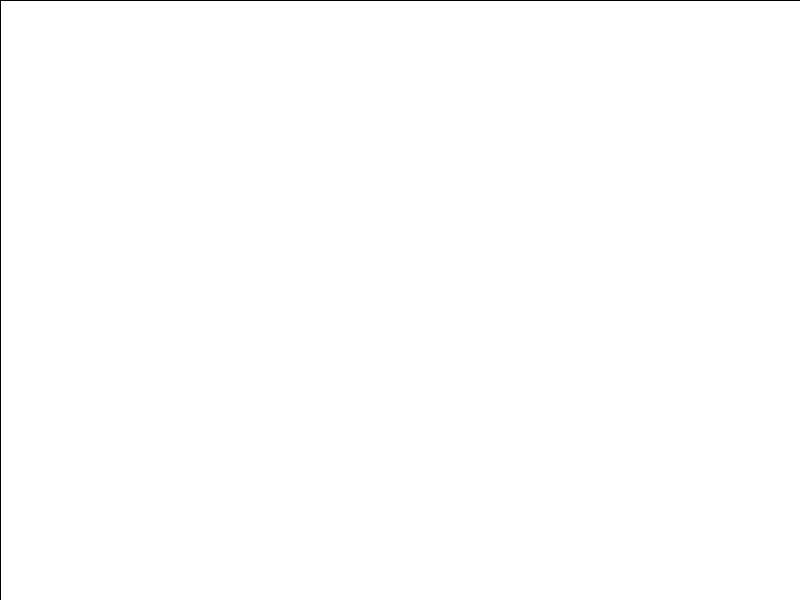
Frame 1 (no input)
Frame 60 (the mouse pressed at the canvas centre just before this capture): identical to frame 1, image omitted
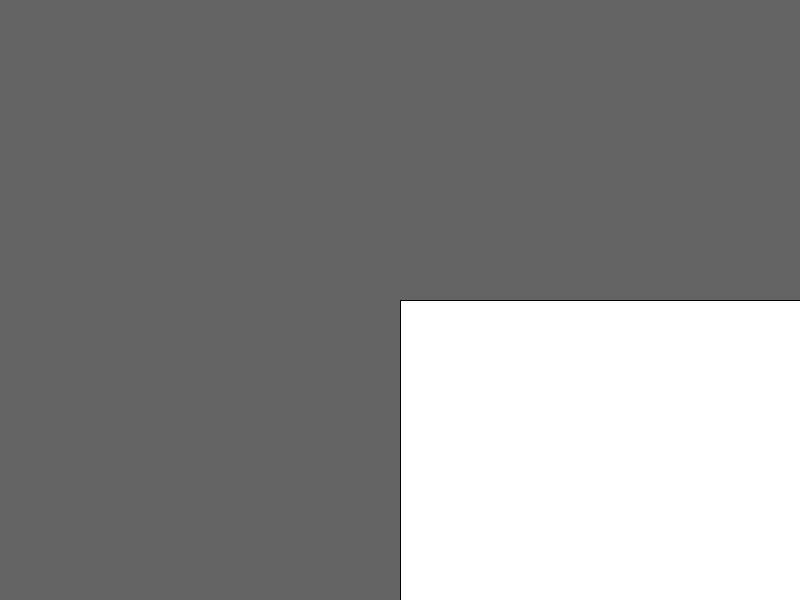
Frame 120 (the mouse held since frame 60 and released just before this capture)

The Processing sketch that drew these frames (run headless with seeded random() and noise(); from frame 60 on, the mouse is pressed at the canvas centre):

// Processing sketch: Proyecto_tarea_clase_3
// ── Proyecto_tarea_clase_3.pde
int d = 50;
void setup(){
  size(800,600);
}

void draw(){
  if(mousePressed){
  background(100);
  rect(mouseX,mouseY,pmouseX,pmouseY);
  rect(width-mouseX,height-mouseY,width-pmouseX,height-pmouseY);
          } else{
      rect(mouseX,mouseY,width,height);
      }
}
